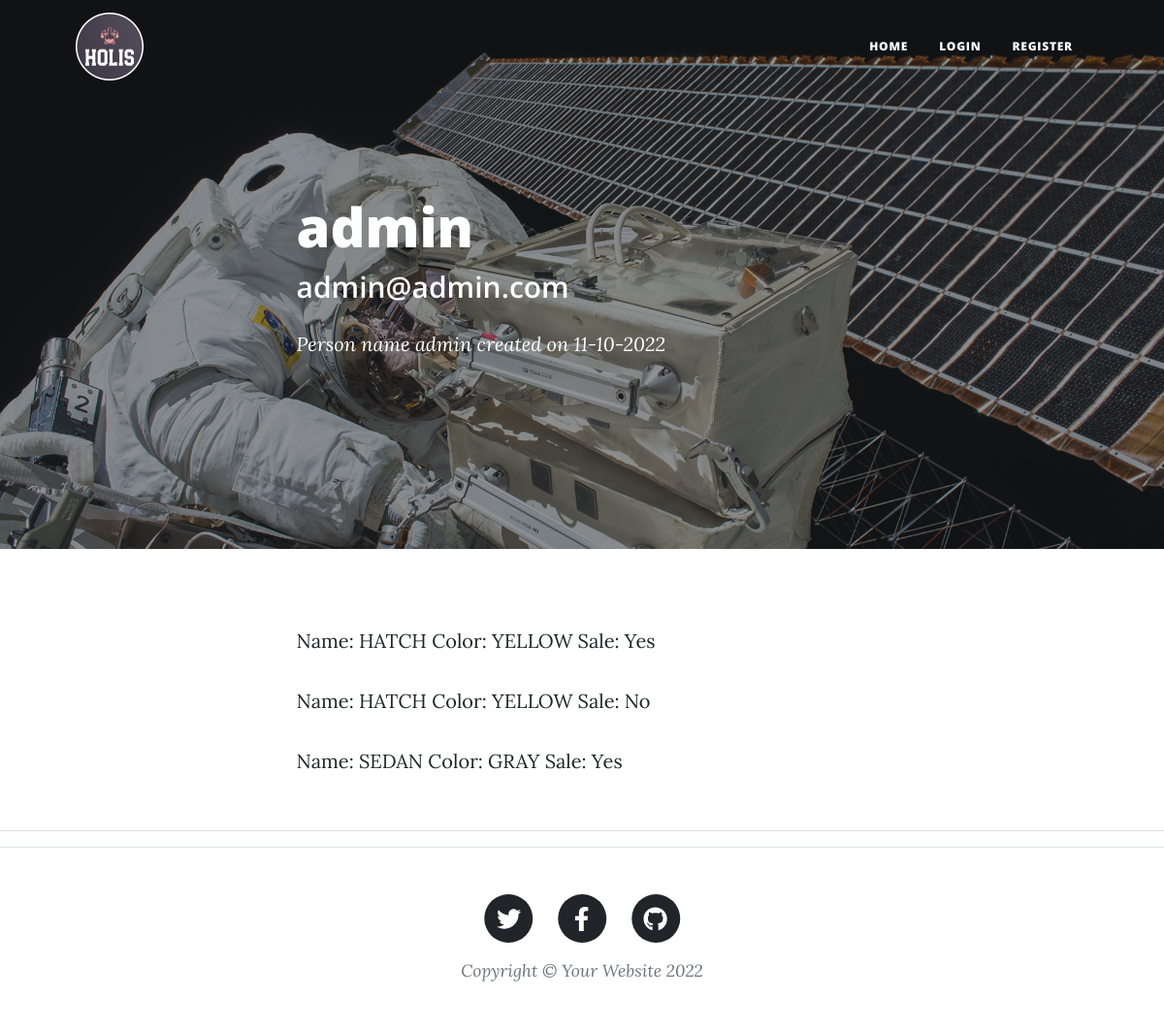
Page /person/1 on the committed database.
### src/models.py (models this page shows, shortened)
class Person(UserMixin, db.Model):
    __tablename__ = "person"
    id = db.Column(db.Integer, primary_key=True)
    email = db.Column(db.String(100), unique=True, nullable=False)
    name = db.Column(db.String(100), nullable=False)
    password = db.Column(db.String(100), nullable=False)
    date = db.Column(db.DateTime)
    vehicle = relationship(
        "Vehicle", backref="vehicle", cascade="all, delete", passive_deletes=True
    )

class Vehicle(db.Model):
    __tablename__ = "vehicle"
    id = db.Column(db.Integer, primary_key=True)
    person_id = db.Column(db.Integer, db.ForeignKey("person.id"))
    vehicle_name = db.Column(db.String(100), unique=False, nullable=False)
    vehicle_color = db.Column(db.String(100), unique=False, nullable=False)
    sale = db.Column(db.Boolean, default=False, unique=False)

### src/views.py (the view)
@routes.route("/person/<int:person_id>", methods=["GET"])
def show_person(person_id: int) -> str:
    requested_person = Person.query.get(person_id)
    return render_template("person.html", person=requested_person)

### templates/person.html (shortened to what this page needs)
{% include "header.html" %} {% import "bootstrap/wtf.html" as wtf %}
<header class="masthead" style="background-image: url({{ url_for('static', filename='img/post-bg.jpg') }})">
    <div class="container position-relative px-4 px-lg-5">
        <div class="row gx-4 gx-lg-5 justify-content-center">
            <div class="col-md-10 col-lg-8 col-xl-7">
                <div class="post-heading">
                    <h1>{{person.name}}</h1>
                    <h2 class="subheading">{{person.email}}</h2>
                    <span class="meta">Person name <a href="#">{{person.name}}</a> created on
                        {{person.date.strftime('%d-%m-%Y')}}</span>
                </div>
            </div>
        </div>
    </div>
</header>
<article class="mb-4">
    <div class="container px-4 px-lg-5">
        <div class="row gx-4 gx-lg-5 justify-content-center">
            <div class="col-md-10 col-lg-8 col-xl-7">
                {% for vehicle in person.vehicle %}
                <p>
                    Name: {{vehicle.vehicle_name}} Color: {{vehicle.vehicle_color}}{% if vehicle.sale %} Sale: Yes {%
                    else %} Sale: No {% endif %}
                </p>
                {% endfor %}
            </div>
        </div>
    </div>
</article>
<hr>
{% include "footer.html" %}

### templates/header.html (shortened to what this page needs)
<!DOCTYPE html>
<html lang="en">
<head>
    <link href="/static/css/styles.css" rel="stylesheet" />
</head>
<body>
    <nav class="navbar navbar-expand-lg navbar-light" id="mainNav">
        <div class="container px-4 px-lg-5">
            <a class="navbar-brand" href="/">
                <image class="logo" src="{{url_for('static',filename = 'img/logo.png')}}">
            </a>
            <div class="collapse navbar-collapse" id="navbarResponsive">
                <ul class="navbar-nav ms-auto py-4 py-lg-0">
                    <li class="nav-item"><a class="nav-link px-lg-3 py-3 py-lg-4" href="/">Home</a></li>
                    {% if not current_user.is_authenticated: %}
                    <li class="nav-item"><a class="nav-link px-lg-3 py-3 py-lg-4" href="/login">Login</a></li>
                    <li class="nav-item"><a class="nav-link px-lg-3 py-3 py-lg-4" href="/register">Register</a></li>
                    {% endif %}
                </ul>
            </div>
        </div>
    </nav>

### templates/footer.html (shortened to what this page needs)
        <footer class="border-top">
            <div class="container px-4 px-lg-5">
                <div class="row gx-4 gx-lg-5 justify-content-center">
                    <div class="col-md-10 col-lg-8 col-xl-7">
                        <ul class="list-inline text-center">
                            <li class="list-inline-item">
                                <a href="#!">
                                    <span class="fa-stack fa-lg">
                                        <i class="fas fa-circle fa-stack-2x"></i>
                                        <i class="fab fa-twitter fa-stack-1x fa-inverse"></i>
                                    </span>
                                </a>
                            </li>
                            <li class="list-inline-item">
                                <a href="#!">
                                    <span class="fa-stack fa-lg">
                                        <i class="fas fa-circle fa-stack-2x"></i>
                                        <i class="fab fa-facebook-f fa-stack-1x fa-inverse"></i>
                                    </span>
                                </a>
                            </li>
                            <li class="list-inline-item">
                                <a href="#!">
                                    <span class="fa-stack fa-lg">
                                        <i class="fas fa-circle fa-stack-2x"></i>
                                        <i class="fab fa-github fa-stack-1x fa-inverse"></i>
                                    </span>
                                </a>
                            </li>
                        </ul>
                        <div class="small text-center text-muted fst-italic">Copyright &copy; Your Website 2022</div>
                    </div>
                </div>
            </div>
        </footer>
    </body>
</html>

### rows in the picture
Person: name "admin", email "admin@admin.com", date "11-10-2022"
Vehicle: vehicle_name "HATCH", vehicle_color "YELLOW", sale "Sale: Yes"
Vehicle: vehicle_name "HATCH", vehicle_color "YELLOW", sale "Sale: No"
Vehicle: vehicle_name "SEDAN", vehicle_color "GRAY", sale "Sale: Yes"
